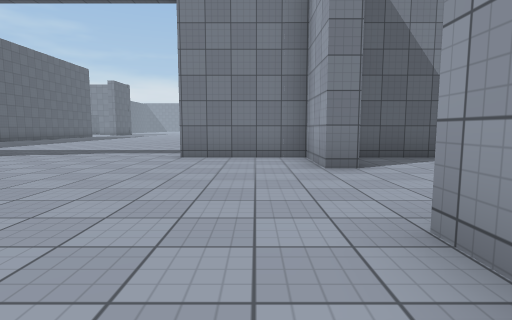
View 1 (above)

24 first-person views from a walk through a scene from a Unity 3-D project. The camera is 1.2 m above the floor, tilts 6° down and sees 80° across. The floor is counted in squares, 2 m on a side. Each view is taken from the middle of a square. On the plan, view 1 faces up. The plan holds only what a view shows up to about 9 squares ahead; the rest is blank. The place goes on beyond the plan. The player character is not drawn. Surface patterns are stand-ins for the level's own textures.

View 2
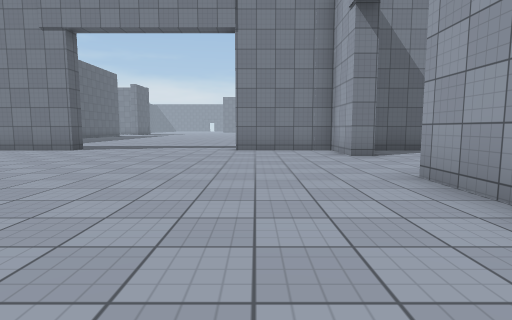

View 3
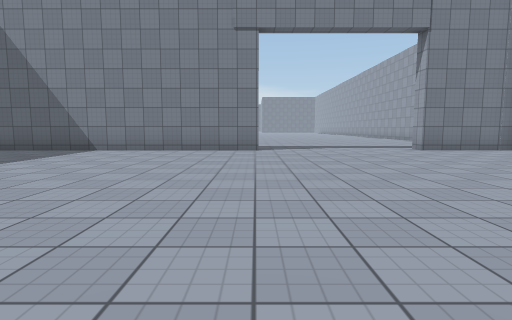

View 4
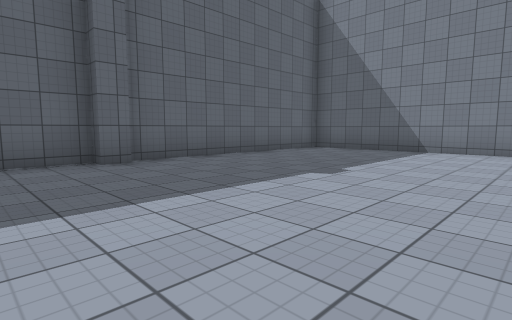

View 5
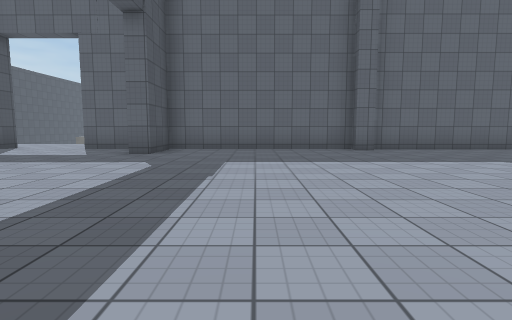

View 6
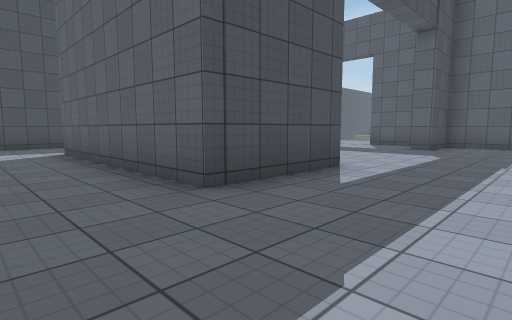

View 7
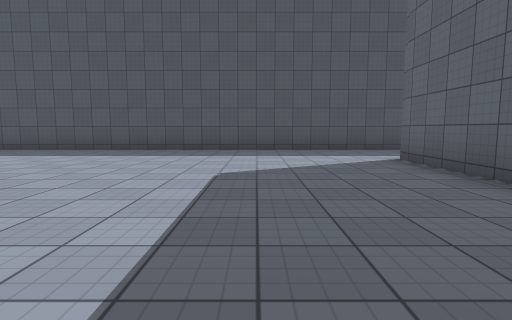

View 8
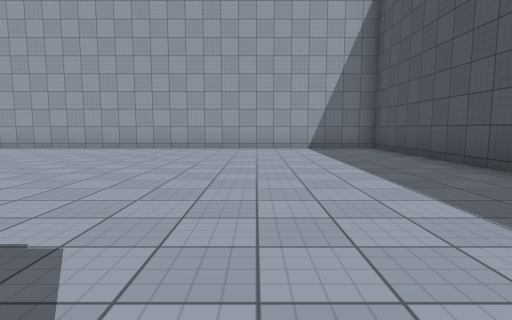

View 9
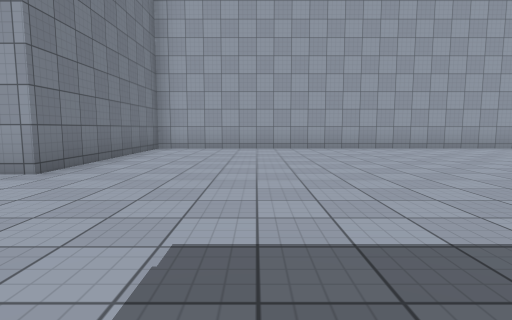

View 10
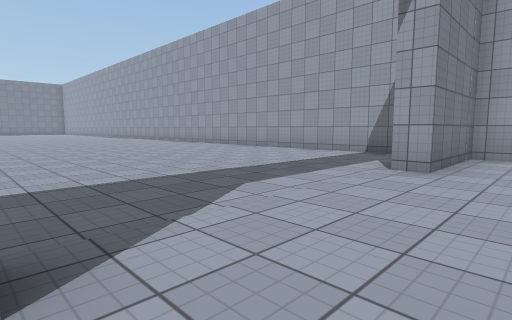

View 11
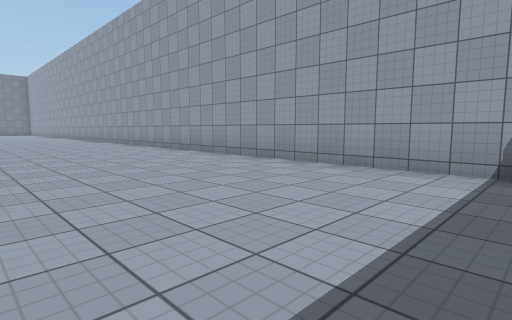

View 12
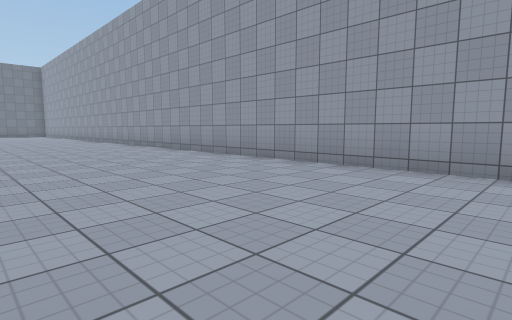

View 13
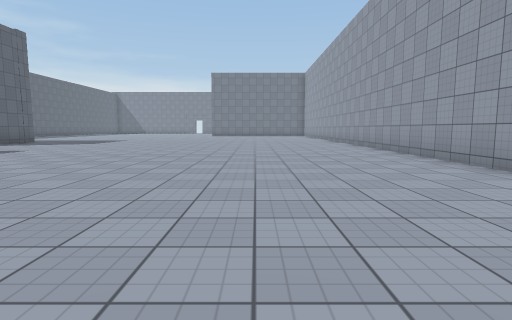

View 14
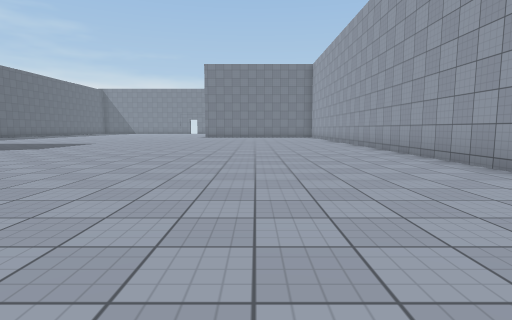

View 15
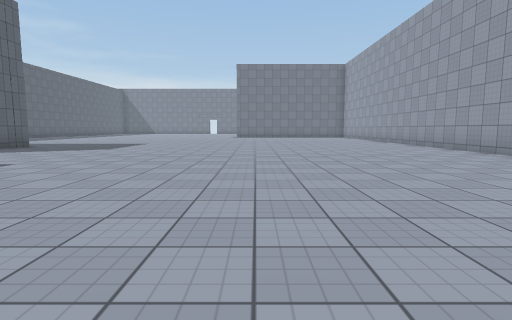

View 16
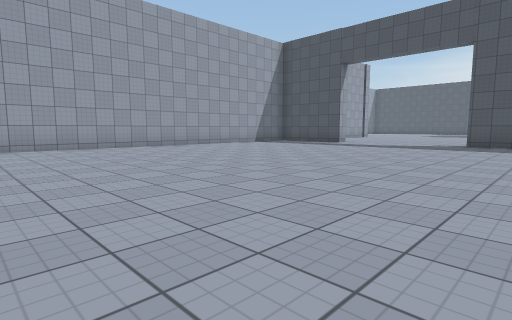

View 17
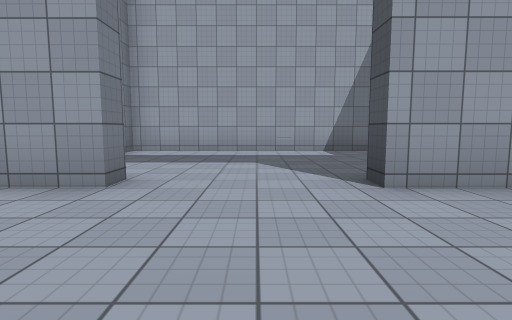

View 18
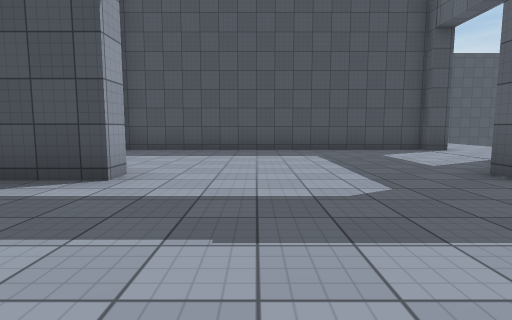

View 19
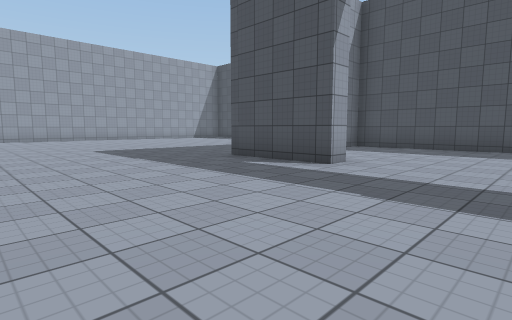

View 20
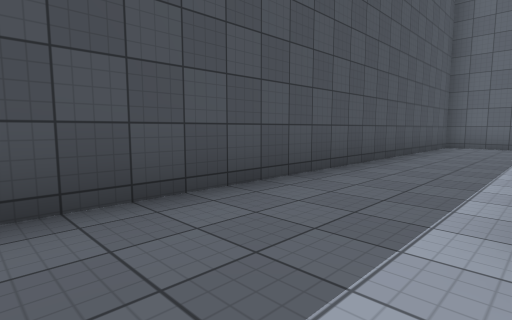

View 21
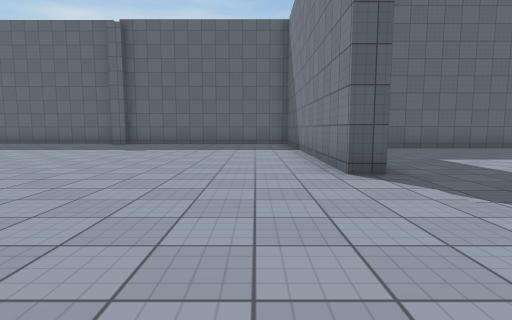

View 22
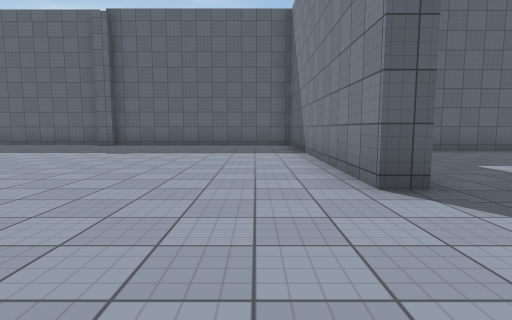

View 23
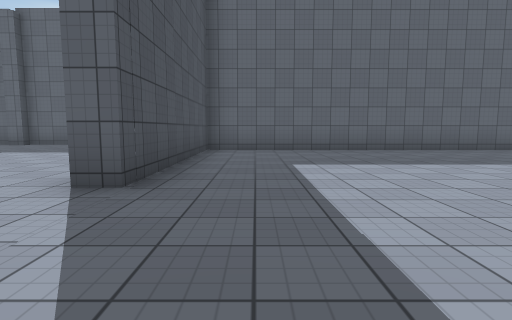

View 24
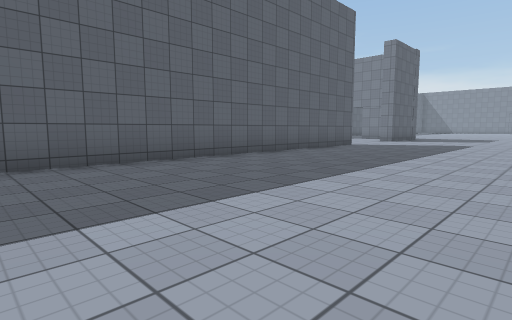

### Floor plan
Points are (right, up) in squares from view 1. A wall is a line through its corners. A room is listed if a view was taken in it or the views show most of it. See-through windows are left out.
Room 1 (views 1, 2, 3, 4, 5, 6, 7, 8, 9, 10, 17, 18, 19, 20, 21, 22)
walls: (-7.3, -6) (-7.3, -5.4) (-4.8, -5.4) (-4.8, -11); (1.6, 4.5) (1, 4.5) (1, 6.2) (-1.5, 6.2) (-1.5, 6.8); (-5.9, 6.2) (-12.9, 6.2); (-13.2, 0.2) (-13.2, -0.3) (-13.6, -0.3) (-13.6, -5.4) (-12.1, -5.4) (-12.1, -6); (-13.6, -6.5) (-13.6, -7.9); (5.9, 0) (5.9, 6.2); (3.8, 6.2) (2, 6.2); (-14.1, -10.1) (-13.6, -10.1) (-13.6, -10.4) (-5.4, -10.4); (-13.6, 5.4) (-13.6, 0.2); (-13.6, -11.9) (-13.6, -13.4) (5.9, -13.4) (5.9, -1.2) (1, -1.2) (1, 1.7) (1.6, 1.7)
ways out: opening at (-4, 6.2) to room 2; opening at (-14.3, -9)
Room 2 (views 11, 12, 13, 14, 15, 16, 23, 24)
walls: (-11.3, 18.6) (-11.3, 6.7) (-5.9, 6.7) (-5.9, 6.2); (-11.3, 27.1) (-11.3, 26.6); (1.5, 7.8) (1.5, 27.1)
ways out: opening at (-4, 6.2) to room 1

Where each view was taken, in squares from view 1:
view 1: 0 up, 0 right, facing up
view 2: 2 down, 1 left, facing up
view 3: 2 down, 6 left, facing up
view 4: 2 down, 8 left, facing up-left
view 5: 3 down, 5 left, facing left
view 6: 3 down, 3 left, facing down-left
view 7: 5 down, 2 left, facing down
view 8: 10 down, 3 left, facing right
view 9: 4 down, 3 left, facing right
view 10: 5 up, 6 left, facing up-right
view 11: 8 up, 3 left, facing up-right
view 12: 13 up, 3 left, facing up-right
view 13: 15 up, 2 left, facing up
view 14: 18 up, 2 left, facing up
view 15: 18 up, 4 left, facing up
view 16: 18 up, 8 left, facing down-right
view 17: 3 up, 2 left, facing right
view 18: 2 down, 9 left, facing down
view 19: 1 down, 10 left, facing down-right
view 20: 11 down, 3 left, facing down-left
view 21: 5 up, 2 left, facing left
view 22: 5 up, 3 left, facing left
view 23: 8 up, 3 left, facing left
view 24: 11 up, 6 left, facing up-left
